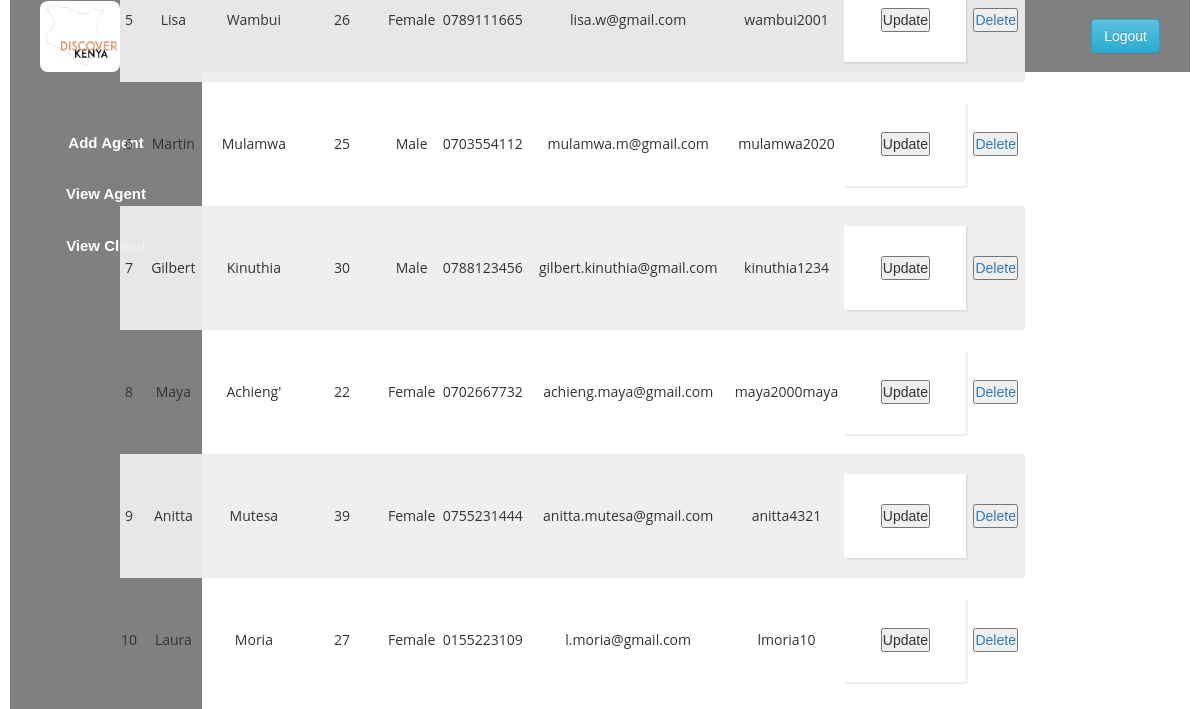
The app's page /Admin-Interface/View_client.php with its own data.
### tables this page shows
CREATE TABLE `clients` (
  `client_id` int(10) NOT NULL,
  `client_fname` varchar(255) NOT NULL,
  `client_lname` varchar(255) NOT NULL,
  `age` int(3) NOT NULL,
  `sex` varchar(255) NOT NULL,
  `national_id` int(10) NOT NULL,
  `phone_number` varchar(15) NOT NULL,
  `client_email` varchar(255) NOT NULL,
  `password` varchar(255) NOT NULL,
  `registered_at` datetime NOT NULL DEFAULT current_timestamp(),
  `code_assigned` tinyint(1) NOT NULL DEFAULT 0,
  `client_code` varchar(6) DEFAULT NULL,
  `agent_assigned` tinyint(1) NOT NULL DEFAULT 0,
  `agent_code` varchar(6) NOT NULL
);

### Admin-Interface/clientdb.php (called while the page is built, shortened)
<?php
require_once("../Processes/DBCONNECT.php");
$sqli="SELECT * FROM clients";
$result = mysqli_query($conn , $sqli);
$test=mysqli_fetch_all($result, MYSQLI_ASSOC);
?>

### Admin-Interface/View_client.php (the view, shortened to what this page needs)
<!DOCTYPE html>
<html>
    <head>
        <link rel="stylesheet" href="form.css">
        <?php
        include 'Admin_css.php';
        ?>
    </head>
    <body>
    <?php
         include 'Admin_sidebar.php';
          ?>
        <center>
        <div class="filter">
        </div>
        <table>
            <tbody>
                <?php
                    require_once("Clientdb.php");
                    foreach ($test as $key => $value){
                ?>
                <tr>
                    <td><?php echo $value["client_id"] ?></td>
                    <td><?php echo $value["client_fname"] ?></td>
                    <td><?php echo $value["client_lname"] ?></td>
                    <td><?php echo $value["age"] ?></td>
                    <td><?php echo $value["sex"] ?></td>
                    <td><?php echo $value["phone_number"] ?></td>
                    <td><?php echo $value["client_email"] ?></td>
                    <td><?php echo $value["password"] ?></td>
                    <td><?php
                    echo "<div class='wrapper'>
                        <form action='editclient.php' method='POST'>
                        <input type='hidden' name='client_id' value=".$value['client_id']." />
                        <button type='Submit' class='button'>Update </button>
                        </form>
                        </div>"
                    ?></td>
                    <td><a href="deleteclient.php"?delete="<?php $value["client_id"] ?>"> <button type='Submit' class= 'button'>Delete</button></a></td>
                </tr>
                <?php }
                ?>
            </tbody>
        </table>
    </body>
</html>

### Admin-Interface/Admin_css.php (shortened to what this page needs)
<link rel="stylesheet" type="text/css" href="Admin.css">
<link rel="stylesheet" type="text/css" href="style.css">
 <link rel="stylesheet" href="https://cdn.jsdelivr.net/npm/bootstrap@3.3.7/dist/css/bootstrap.min.css">
<link rel="stylesheet" href="https://cdn.jsdelivr.net/npm/bootstrap@3.3.7/dist/css/bootstrap-theme.min.css">

### Admin-Interface/Admin_sidebar.php
<header class="header">
<img src="Logo.png" alt="Discover Kenya Logo" class="logo" style="width: 80px; border-radius: 10%;">
    <div class="logout">
        <a href="" class="btn btn-info">Logout</a>
    </div>
</header>
<aside style="background-color: #4c3228; ">
    <ul>
        <li>
            <a href="add_agent.php">Add Agent</a>
        </li>
        <li>
            <a href="view_agent.php">View Agent</a>
        </li>
        <li>
            <a href="View_client.php">View Client</a>
        </li>
    </ul>
</aside>

### Admin-Interface/form.css (style rules this page uses)
* { margin: 0; padding: 0; outline: 0; }
.filter { position: fixed; top: 0; left: 0; right: 0; bottom: 0; z-index: 1; opacity: .7; }
table { position: fixed; z-index: 2; left: 50%; transform: translate(-50%, -50%); width: 80%; border-spacing: 0; border-radius: 12px 12px 0 0; border-collapse: separate; background: white; box-shadow: black; text-align: center; }
.th,td { padding: 12px 15px; }
td { font-family: 'Open sans', sans-serif; }
tr:nth-child(odd) { background-color: #eeee; }

### Admin-Interface/Admin.css (style rules this page uses)
* { margin: 0px; padding: 0px; }
.header { background: grey!important; line-height: 70px; padding-left: 30px; }
a,a:hover { text-decoration: none!important ; }
.logout { float: right; padding-right: 30px; }
ul { background: grey!important; width: 16%; height: 100%; position: fixed; padding-top: 5%; text-align: center; }
ul li { list-style: none; padding-bottom: 30px; font-size: 15px; }
ul li a { color: white; font-weight: bold; }
.logo { width: 100px; }

### Admin-Interface/style.css (style rules this page uses)
* { margin: 0; padding: 0; box-sizing: border-box; font-family: 'Montserrat', sans-serif; }
body { background: #fec107; padding: 0 10px; }
.wrapper { max-width: 500px; width: 100%; background: #fff; margin: 20px auto; box-shadow: 1px 1px 2px rgba(0,0,0,0.125); padding: 30px; }

### records on screen
clients: client_id "5", client_fname "Lisa", client_lname "Wambui", age "26", sex "Female", phone_number "0789111665", client_email "lisa.w@gmail.com", password "wambui2001"
clients: client_id "6", client_fname "Martin", client_lname "Mulamwa", age "25", sex "Male", phone_number "0703554112", client_email "mulamwa.m@gmail.com", password "mulamwa2020"
clients: client_id "7", client_fname "Gilbert", client_lname "Kinuthia", age "30", sex "Male", phone_number "0788123456", client_email "gilbert.kinuthia@gmail.com", password "kinuthia1234"
clients: client_id "8", client_fname "Maya", client_lname "Achieng'", age "22", sex "Female", phone_number "0702667732", client_email "achieng.maya@gmail.com", password "maya2000maya"
clients: client_id "9", client_fname "Anitta", client_lname "Mutesa", age "39", sex "Female", phone_number "0755231444", client_email "anitta.mutesa@gmail.com", password "anitta4321"
clients: client_id "10", client_fname "Laura", client_lname "Moria", age "27", sex "Female", phone_number "0155223109", client_email "l.moria@gmail.com", password "lmoria10"
